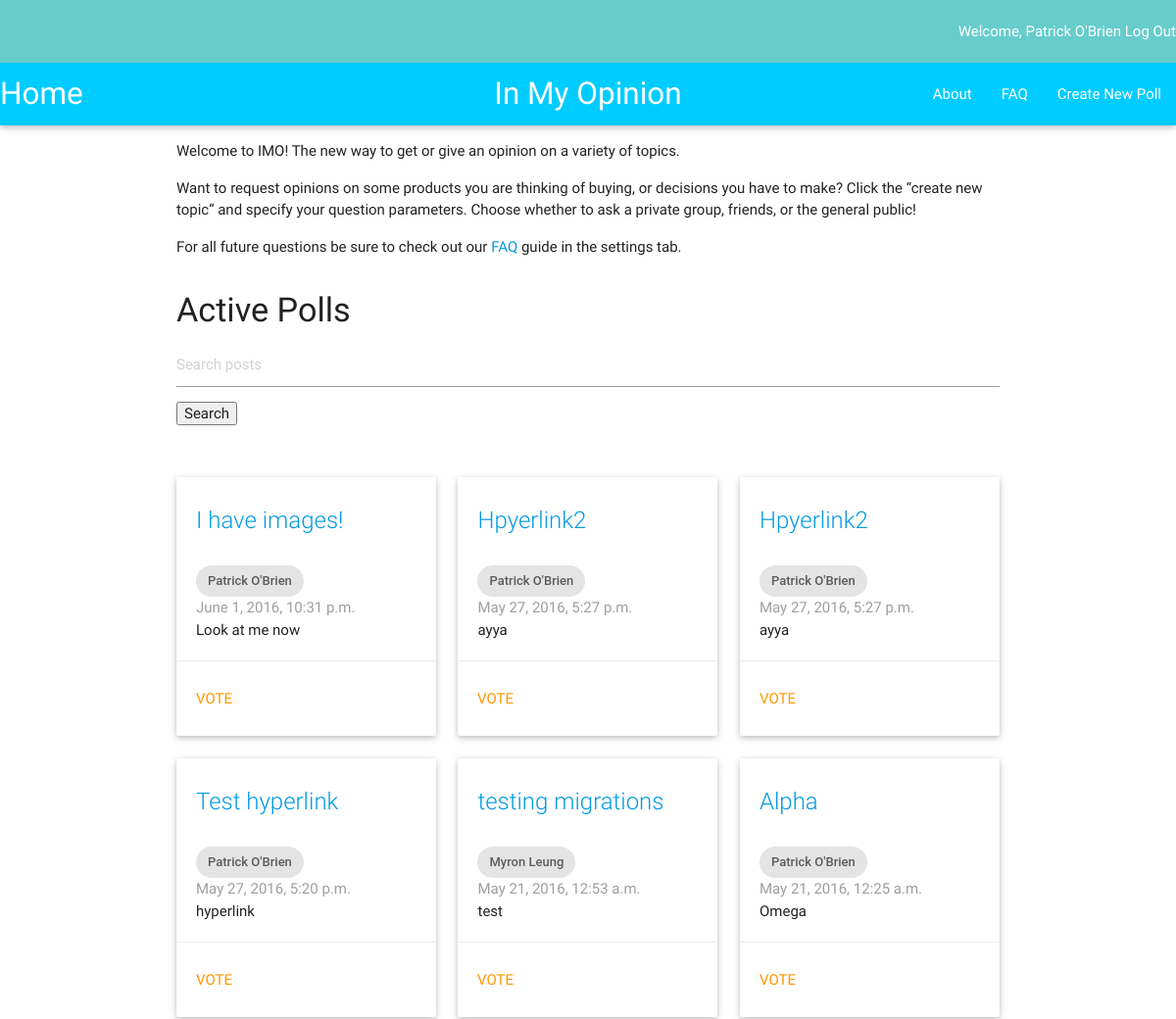
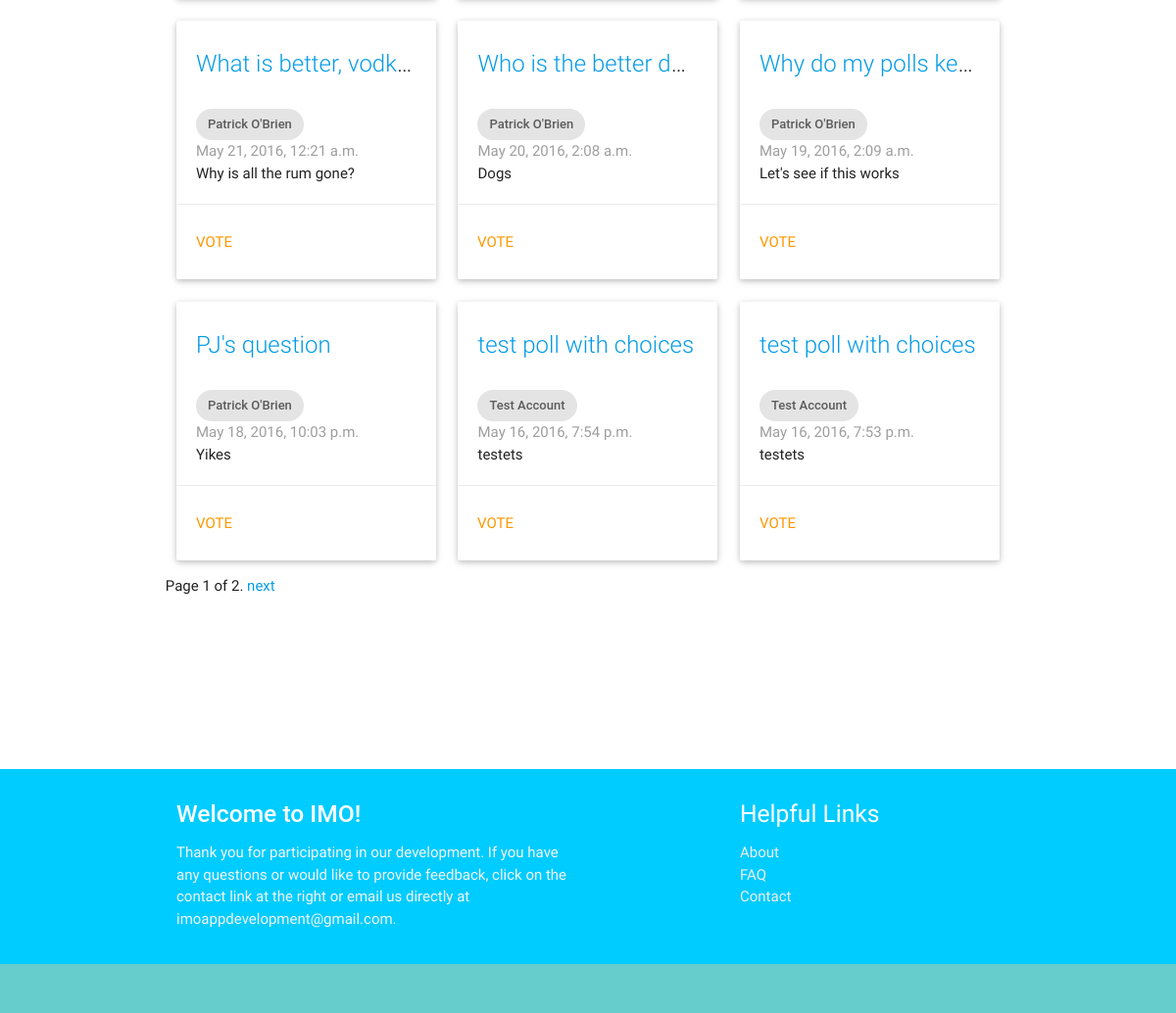
Page /imo_app/ (signed in) on the earlier database version (2 pictures, top to bottom).
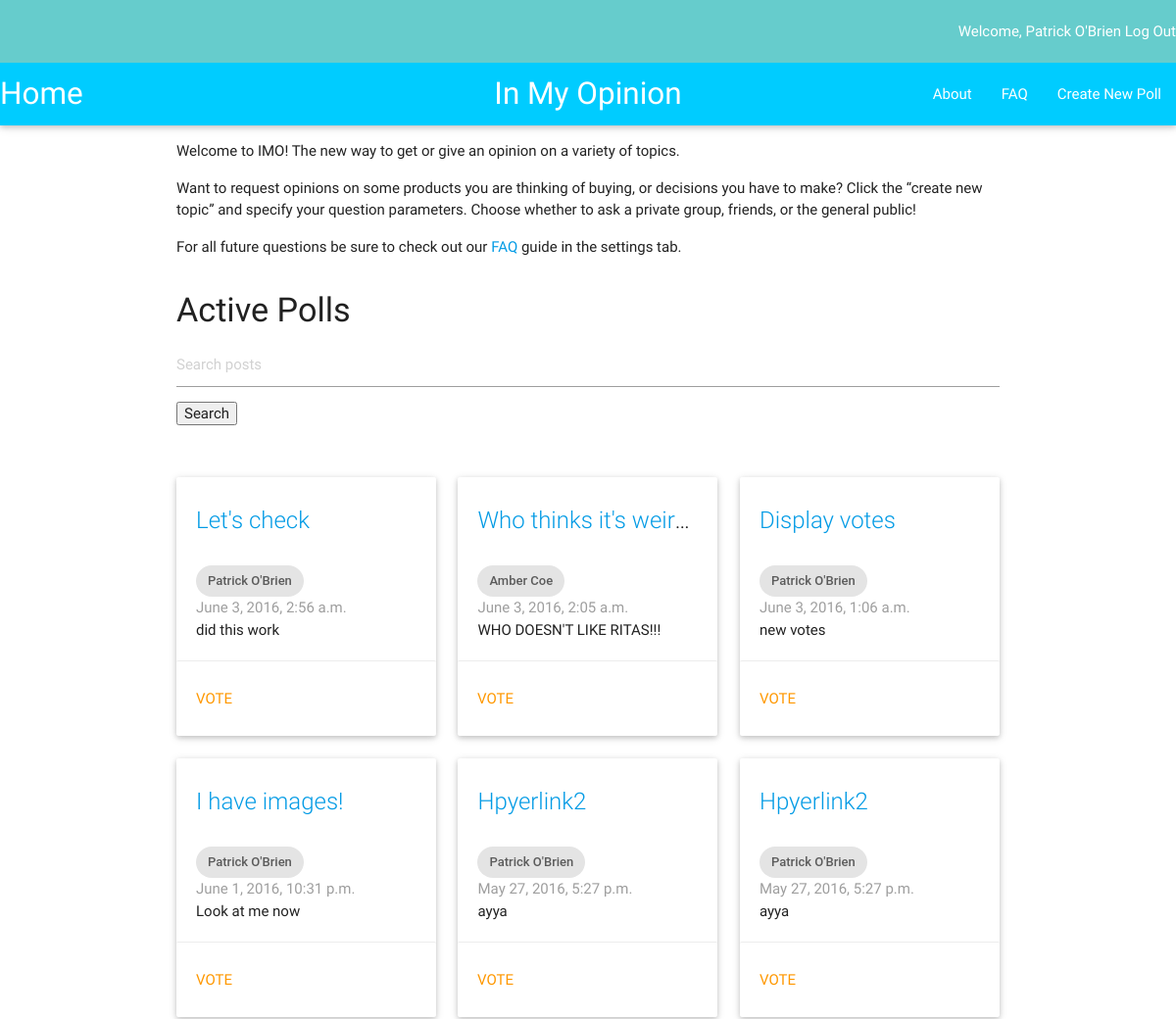
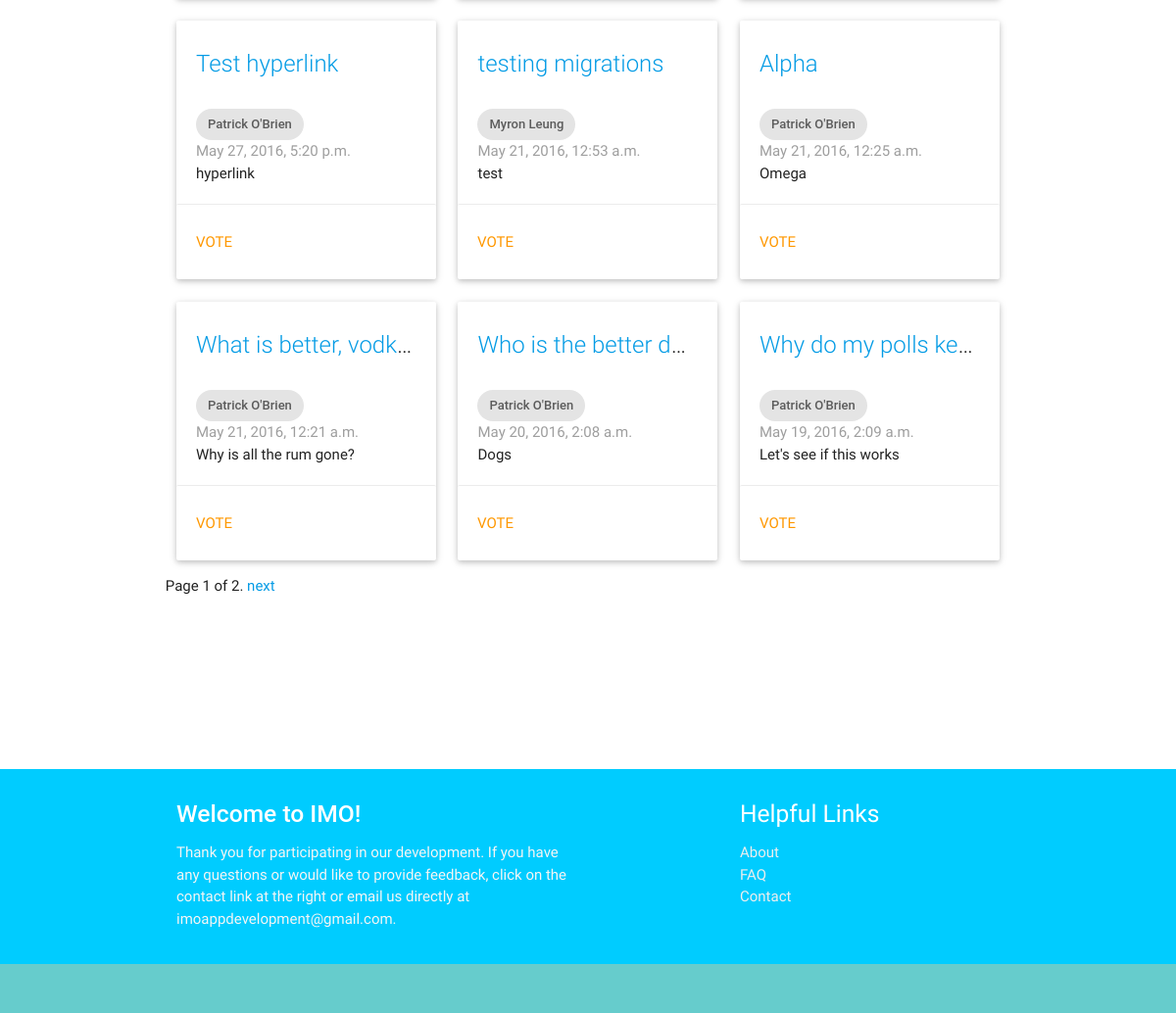
Same page on the later database version (2 pictures, top to bottom).
### imo_app/models.py (models this page shows, shortened)
class Question(models.Model):
    author = models.ForeignKey(UserProfile, on_delete=models.CASCADE)
    question_text = models.CharField(max_length=200)
    description = models.TextField(default = '')
    pub_date = models.DateTimeField('date published')
    choice1 = models.CharField(default = '', max_length = 200)
    image1 = models.ImageField(null=True, blank=True)
    choice2 = models.CharField(null=True, blank=True, default = '', max_length = 200)
    image2 = models.ImageField(null=True, blank=True)
    choice3 = models.CharField(null=True, blank=True, default = '', max_length = 200)
    image3 = models.ImageField(null=True, blank=True)
    total_votes = models.IntegerField(default=0)
    class Meta:
        ordering = ['-pub_date']

class UserProfile(models.Model):
    user = models.OneToOneField(User)

### imo_app/views.py (the view, shortened to what this page needs)
def index(request):
    q_list = Question.objects.all()
    query = request.GET.get("q")
    paginator = Paginator(q_list, 12) # Show 25 contacts per page
    page = request.GET.get('page')
    try:
        q = paginator.page(page)
    except PageNotAnInteger:
        q = paginator.page(1)
    except EmptyPage:
        q = paginator.page(paginator.num_pages)
    current_user = request.user
    context = {'q_all': q, 'current_user': current_user}
    return render(request, 'imo_app/index.html', context)

### imo_app/templates/imo_app/index.html (shortened to what this page needs)
{% extends "imo_app/base.html" %}
{% block content %}
  <div class="row">
    <div class="col m12">
      <p>Welcome to IMO!  The new way to get or give an opinion on a variety of topics.</p>
      <p>Want to request opinions on some products you are thinking of buying, or decisions you have to make?
        Click the “create new topic” and specify your question parameters.  Choose whether to ask a private group,
        friends, or the general public!</p>
      <p>For all future questions be sure to check out our <a href="faq/">FAQ</a> guide in the settings tab.</p>
    </div>
  </div>
    {% if user.is_authenticated %}
      <h4>Active Polls</h4>
      <div class="row">
        <div class="col m12">
        <form method='GET' action=''>
        <input type='text' name='q' placeholder='Search posts' value='{{ request.GET.q }}' />
        <input type='submit' value='Search' />
        </form>
        <br></br>
      </div>
        {% for i in q_all %}
          <div class="col m4">
            <div class="card" >
              <div class="card-content">
                <span class="card-title truncate"><a href="{% url 'imo_app:detail' i.id %}">{{ i.question_text }}</a></span>
                <br>
                <div class="chip">
                  {{ i.author.user.first_name}} {{ i.author.user.last_name}}
                </div>
                <p class="grey-text">{{ i.pub_date }}</p>
                <p class="truncate">{{ i.description }}</p>
              </div>
              <a href="{% url 'imo_app:detail' i.id %}"><div class="orange-text waves-effect waves-teal card-action btn-flat" style="width:100%; height: 100%">
                Vote
              </div></a>
            </div>
          </div>
        {% endfor %}
        <div class="pagination">
            <span class="step-links">
                <span class="current">
                    Page {{ q_all.number }} of {{ q_all.paginator.num_pages }}.
                </span>
                {% if q_all.has_next %}
                    <a href="?page={{ q_all.next_page_number }}{% if request.GET.q %}&q={{ request.GET.q }}{% endif %}">next</a>
                {% endif %}
            </span>
        </div>
      </div>
    {% endif %}
{% endblock content %}

Differences in the rows shown:
no longer on this page (row unchanged): Question: question_text "PJ's question", author.user.first_name "Patrick", author.user.last_name "O'Brien", pub_date "May 18, 2016, 10:03 p.m.", description "Yikes"
no longer on this page (row unchanged): Question: question_text "test poll with choices", author.user.first_name "Test", author.user.last_name "Account", pub_date "May 16, 2016, 7:54 p.m.", description "testets"
no longer on this page (row unchanged): Question: question_text "test poll with choices", author.user.first_name "Test", author.user.last_name "Account", pub_date "May 16, 2016, 7:53 p.m.", description "testets"
added Question: question_text "Let's check", author.user.first_name "Patrick", author.user.last_name "O'Brien", pub_date "June 3, 2016, 2:56 a.m.", description "did this work"
added Question: question_text "Who thinks it's weir…", author.user.first_name "Amber", author.user.last_name "Coe", pub_date "June 3, 2016, 2:05 a.m.", description "WHO DOESN'T LIKE RITAS!!!"
added Question: question_text "Display votes", author.user.first_name "Patrick", author.user.last_name "O'Brien", pub_date "June 3, 2016, 1:06 a.m.", description "new votes"
